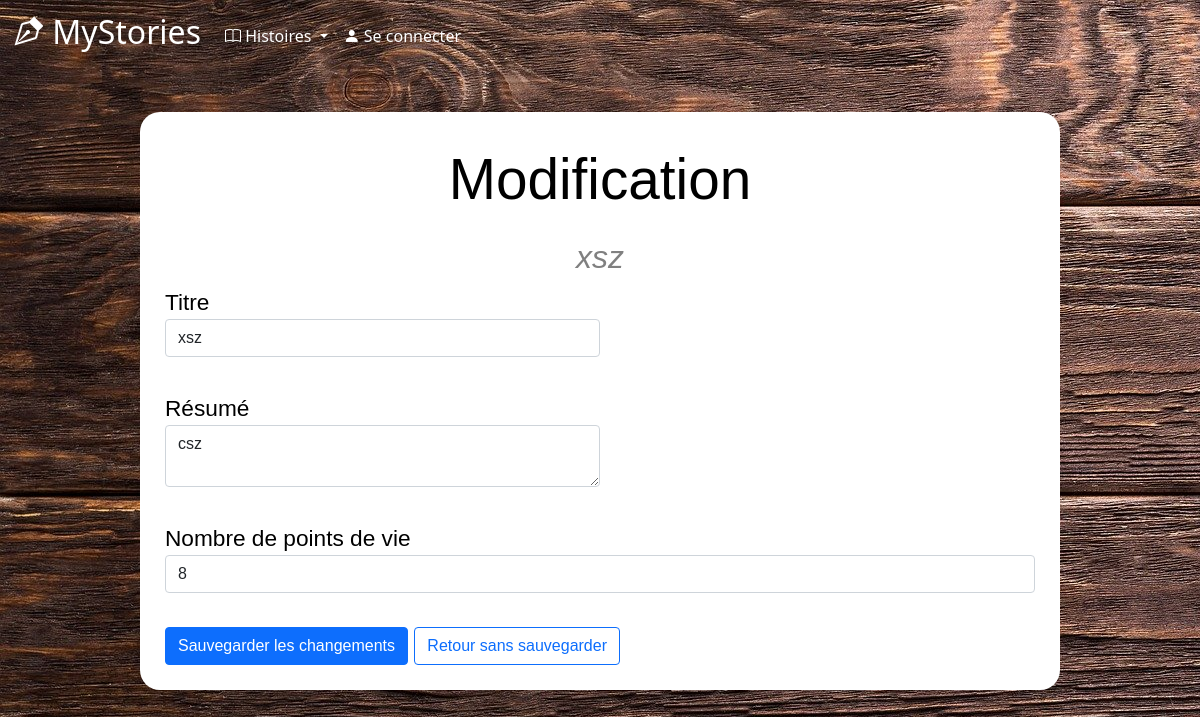
The app's page /story_modify_info.php?id=2 with its own data.
### tables this page shows
CREATE TABLE `stories` (
  `id_story` int(11) NOT NULL,
  `title` varchar(50) DEFAULT NULL,
  `author` varchar(30) DEFAULT NULL,
  `nbChapters` int(11) DEFAULT NULL,
  `finished` tinyint(1) DEFAULT NULL,
  `date` date DEFAULT NULL,
  `hide` tinyint(1) NOT NULL,
  `summary` mediumtext NOT NULL,
  `nbrPoints` int(11) DEFAULT NULL
);

### story_modify_info.php (the view, shortened to what this page needs)
<?php include("includes/header.php") ?>
<?php include("includes/connect.php") ?>
<main>
    <div id="backgroundConnexion">
        <p class="titre_petit"> Modification </p>
        <div>
            <?php
            $requete = "SELECT * FROM stories WHERE id_story = :id_story";
            $resultat = $bdd->prepare($requete);
            $resultat->execute(array("id_story" => $_GET['id']));
            $histoire = $resultat->fetch();
            $title = $histoire["title"];
            $summary = $histoire["summary"];
            $points = $histoire["nbrPoints"];
            ?>
            <div>
                <h2><em id="centre" style="color :grey;"><?= $histoire['title'] ?></em></h2>
            </div>
        </div>
        <div>
            <form class="form-horizontal" role="form" enctype="multipart/form-data" method="post">
                <div class="form-group">
                    <label>Titre</label>
                    <div class="col-sm-6">
                        <input type="text" name="title" class="form-control" value="<?= $title ?>" required autofocus>
                    </div>
                </div>
                <br />
                <div class="form-group">
                    <label>Résumé</label>
                    <div class="col-sm-6">
                        <textarea name="summary" class="form-control" required><?= $summary ?></textarea>
                    </div>
                </div>
                <br />
                <div>
                    <label>Nombre de points de vie</label>
                    <div>
                        <input type="number" name="points" class="form-control" value="<?= $points ?>" required autofocus>
                    </div>
                </div>
                <br />
                <div class="form-group">
                    <div>
                        <button type="submit" class="btn btn-default btn-primary"><span class="glyphicon glyphicon-save"></span> Sauvegarder les changements </button>
                        <a class="btn btn-outline-primary" href="ListeHistoires.php" role="button"> Retour sans sauvegarder</a>
                    </div>
                </div>
            </form>
        </div>
    </div>
</main>

### style.css (style rules this page uses)
.accueil { background-image: url("images/fondBois.jpg"); }
body { background-color: black; color: white; }
.titre_petit { font-size :1.5cm; font-family: 'Trebuchet MS', 'Lucida Sans Unicode', 'Lucida Grande', 'Lucida Sans', Arial, sans-serif; text-align: center; }
main { margin: 20px 10%; color: black; padding: 20px; position: relative; background-size: cover; background-attachment: fixed; width: 80vw; font-size: 0.6cm; font-family: 'Trebuchet MS', 'Lucida Sans Unicode', 'Lucida Grande', 'Lucida Sans', Arial, sans-serif; }
#backgroundConnexion { position: relative; top: 0; left: 0; min-height: 60vh; background: white; border-radius: 20px; padding: 25px; z-index: 1; }
#centre { display: flex; justify-content: center; }

### records on screen
stories: title "xsz", summary "csz", points "8"
